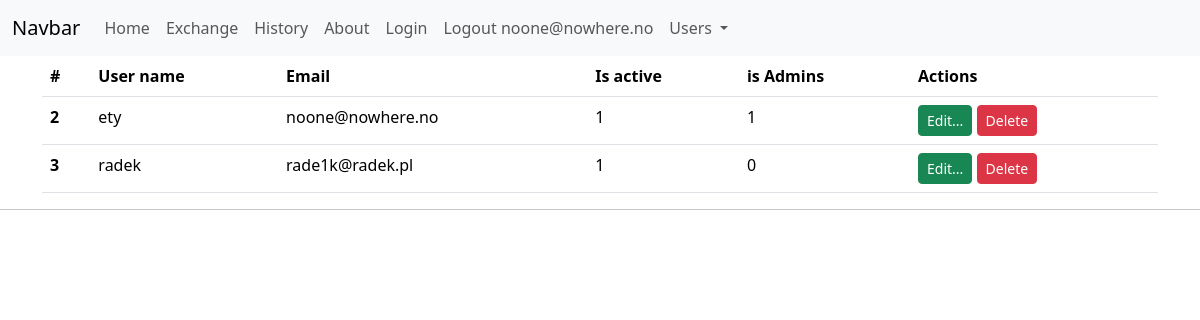
Page /users (signed in) on the committed database.
### tables this page shows
CREATE TABLE users(
    id integer primary key autoincrement,
    name varchar(100) not null unique,
    email varchar(100) not null unique,
    password text,
    is_active boolean not null default 0,
    is_admin boolean not null default 0
    );

### app.py (the view)
@app.route('/users')
def users():
    db = get_db()
    sql_command = 'select id, name, email, is_admin, is_active from users'
    cur = db.execute(sql_command)
    users = cur.fetchall()
    return render_template('users.html', active_menu='users', users=users)

### app.py (called while the page is built)
def get_db():
    if not hasattr(g, 'sqlite_db'):
        conn = sqlite3.connect(app_info['db_file'])
        conn.row_factory = sqlite3.Row
        g.sqlite_db = conn
    return g.sqlite_db

### Templates/users.html (shortened to what this page needs)
{% extends "base.html" %}
{% block content %}
<div class="container">
    <table class="table">
        <thead>
        <tr>
            <th scope="col">#</th>
            <th scope="col">User name</th>
            <th scope="col">Email</th>
            <th scope="col">Is active</th>
            <th scope="col">is Admins</th>
            <th scope="col">Actions</th>
        </tr>
        </thead>
        <tbody>
        {% for user in users %}
        <tr>
            <th scope="row">{{ user.id }}</th>
            <td>{{ user.name }}</td>
            <td>{{ user.email }}</td>
            <td>{{ user.is_active }}</td>
            <td>{{ user.is_admin }}</td>
            <td>
                <a href="{{ url_for('edit_user', user_name=user.name) }}" class="btn btn-success btn-sm" role="button">Edit...</a>
                <a type="button" class="btn btn-danger btn-sm delete-confirm"
                   data-bs-toggle="modal" data-bs-target="#confirmDeleteModal"
                   data-desc="{{ 'Delete user {}'.format(user.name) }}"
                   data-url="{{ url_for('delete_user',user_name=user.name)  }}">
                    Delete
                </a>
            </td>
        </tr>
        {% endfor %}
        </tbody>
    </table>
</div>
{% endblock %}

### Templates/menu.html (shortened to what this page needs)
<nav class="navbar navbar-expand-lg bg-body-tertiary">
  <div class="container-fluid">
    <a class="navbar-brand" href="#">Navbar</a>
    <div class="collapse navbar-collapse" id="navbarNav">
      <ul class="navbar-nav">
        <li class="nav-item">
          <a class="nav-link {{ 'active' if active_menu=='home' }}" aria-current="page" href="{{ url_for('index') }}">Home</a>
        </li>
        <li class="nav-item">
          <a class="nav-link {{ 'active' if active_menu=='exchange' }}" href="{{ url_for('exchange') }}">Exchange</a>
        </li>
        <li class="nav-item">
          <a class="nav-link {{ 'active' if active_menu=='history' }}" href="{{ url_for('history') }}">History</a>
        </li>
        <li class="nav-item">
          <a class="nav-link {{ 'active' if active_menu=='about' }}" aria-disabled="true">About</a>
        </li>
        <li class="nav-item">
          <a class="nav-link {{ 'active' if active_menu=='login' }}" href="{{ url_for('login') }}">Login</a>
        </li>
        <li class="nav-item">
          <a class="nav-link {{ 'active' if active_menu=='logout' }}" href="{{ url_for('login') }}">Logout {{ session['user'] if 'user' in session }}</a>
        </li>
        <li class="nav-item dropdown">
          <a class="nav-link dropdown-toggle" href="#" id="navbarDropdown" role="Button"
             data-bs-toggle="dropdown" aria-expanded="false">
            Users
          </a>
        </li>
      </ul>
    </div>
  </div>
</nav>

### rows in the picture
users: email "noone@nowhere.no", id "2", name "ety", is_active "1", is_admin "1"
users: id "3", name "radek", email "rade1k@radek.pl", is_active "1", is_admin "0"
